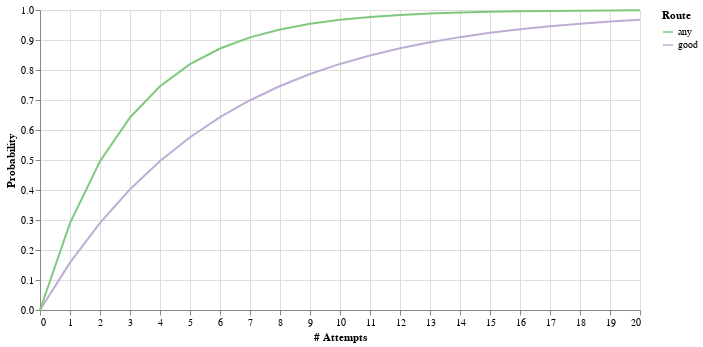

The notebook cell this image was saved under:
### Code cell
VegaLite({
  "$schema": "https://vega.github.io/schema/vega-lite/v4.json",
  "width": 600,
  "height": 300,
  "padding": 5,
  "data": {
    "values": data
  },
  "mark": "line",
  "encoding": {
    "x": {"field": "# Attempts", "type": "quantitative"},
    "y": {"field": "Probability", "type": "quantitative"},
    "color": {"field": 'Route', "sort": reversed(routes), "scale": {"scheme": "accent"}},
  }
})

### Figure 1 — Vega-Lite specification as saved in the notebook (floating-point values rounded to 4 significant figures)
{"$schema": "https://vega.github.io/schema/vega-lite/v4.json", "data": {"values": [{"# Attempts": 0, "Probability": 0, "Route": "good"}, {"# Attempts": 0, "Probability": 0, "Route": "any"}, {"# Attempts": 1, "Probability": 0.1577, "Route": "good"}, {"# Attempts": 1, "Probability": 0.2898, "Route": "any"}, {"# Attempts": 2, "Probability": 0.2905, "Route": "good"}, {"# Attempts": 2, "Probability": 0.4956, "Route": "any"}, {"# Attempts": 3, "Probability": 0.4024, "Route": "good"}, {"# Attempts": 3, "Probability": 0.6418, "Route": "any"}, {"# Attempts": 4, "Probability": 0.4967, "Route": "good"}, {"# Attempts": 4, "Probability": 0.7456, "Route": "any"}, {"# Attempts": 5, "Probability": 0.5761, "Route": "good"}, {"# Attempts": 5, "Probability": 0.8193, "Route": "any"}, {"# Attempts": 6, "Probability": 0.6429, "Route": "good"}, {"# Attempts": 6, "Probability": 0.8717, "Route": "any"}, {"# Attempts": 7, "Probability": 0.6992, "Route": "good"}, {"# Attempts": 7, "Probability": 0.9089, "Route": "any"}, {"# Attempts": 8, "Probability": 0.7467, "Route": "good"}, {"# Attempts": 8, "Probability": 0.9353, "Route": "any"}, {"# Attempts": 9, "Probability": 0.7866, "Route": "good"}, {"# Attempts": 9, "Probability": 0.954, "Route": "any"}, {"# Attempts": 10, "Probability": 0.8203, "Route": "good"}, {"# Attempts": 10, "Probability": 0.9674, "Route": "any"}, {"# Attempts": 11, "Probability": 0.8486, "Route": "good"}, {"# Attempts": 11, "Probability": 0.9768, "Route": "any"}, {"# Attempts": 12, "Probability": 0.8725, "Route": "good"}, {"# Attempts": 12, "Probability": 0.9835, "Route": "any"}, {"# Attempts": 13, "Probability": 0.8926, "Route": "good"}, {"# Attempts": 13, "Probability": 0.9883, "Route": "any"}, {"# Attempts": 14, "Probability": 0.9095, "Route": "good"}, {"# Attempts": 14, "Probability": 0.9917, "Route": "any"}, {"# Attempts": 15, "Probability": 0.9238, "Route": "good"}, {"# Attempts": 15, "Probability": 0.9941, "Route": "any"}, {"# Attempts": 16, "Probability": 0.9358, "Route": "good"}, {"# Attempts": 16, "Probability": 0.9958, "Route": "any"}, {"# Attempts": 17, "Probability": 0.9459, "Route": "good"}, {"# Attempts": 17, "Probability": 0.997, "Route": "any"}, {"# Attempts": 18, "Probability": 0.9545, "Route": "good"}, {"# Attempts": 18, "Probability": 0.9979, "Route": "any"}, {"# Attempts": 19, "Probability": 0.9616, "Route": "good"}, {"# Attempts": 19, "Probability": 0.9985, "Route": "any"}, {"# Attempts": 20, "Probability": 0.9677, "Route": "good"}, {"# Attempts": 20, "Probability": 0.9989, "Route": "any"}]}, "encoding": {"color": {"field": "Route", "scale": {"scheme": "accent"}, "sort": ["any", "good"]}, "x": {"field": "# Attempts", "type": "quantitative"}, "y": {"field": "Probability", "type": "quantitative"}}, "height": 300, "mark": "line", "padding": 5, "width": 600}
